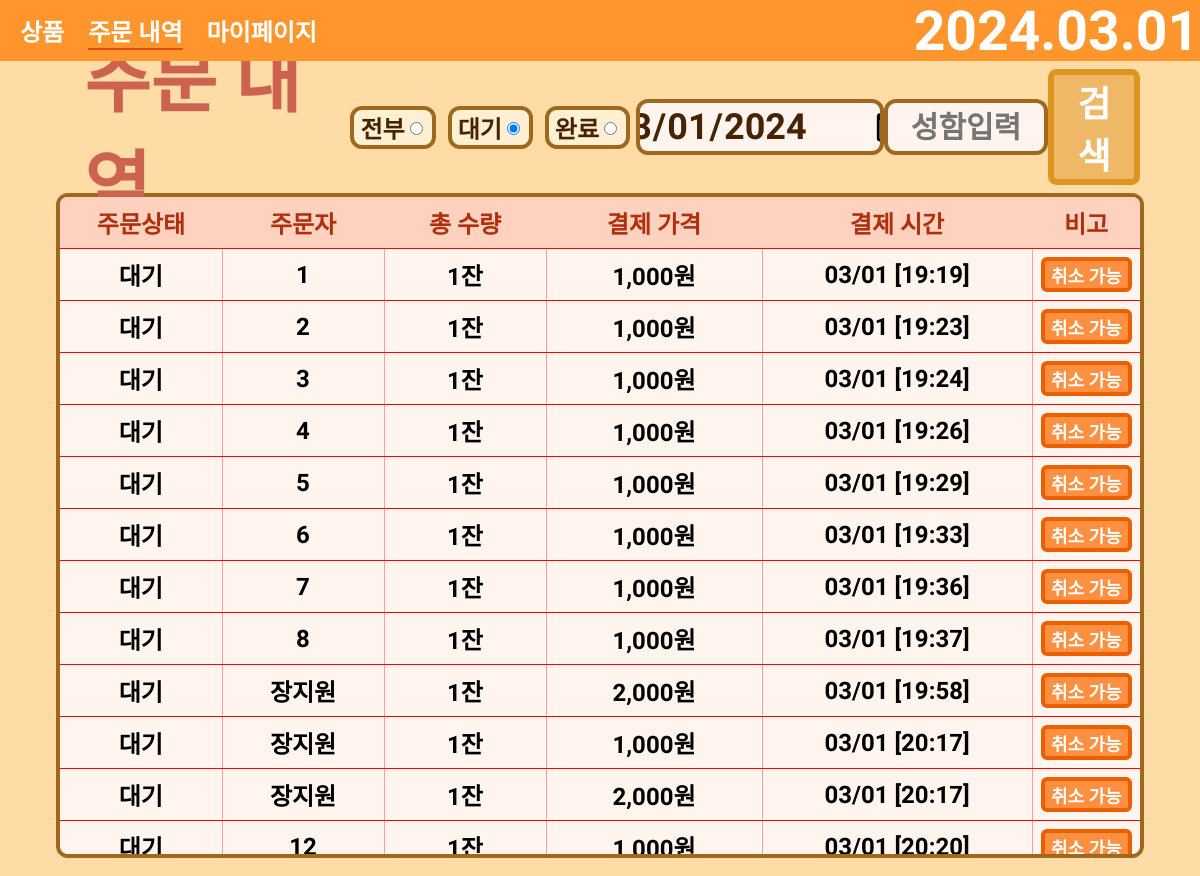
Screenshot of /OrderData/ with the database file from the repository.
### main/models.py (models this page shows)
class OrderList(models.Model):
    ORDER_STATUS_CHOICES = [
        ('pending', '대기'),
        ('processing', '진행중'),
        ('completed', '완료됨'),
    ]
    order_menu = models.CharField(max_length=255)
    total_price = models.DecimalField(max_digits=10, decimal_places=0, default=0, null=True)
    total_quantity = models.DecimalField(max_digits=10, decimal_places=0, default=0, null=True)
    phone_number = models.CharField(max_length=15, null=True)
    order_name = models.CharField(max_length=255)
    modified_at = models.DateTimeField(auto_now=True)  # 현재 시간으로 기본값 설정
    order_status = models.CharField(max_length=20, choices=ORDER_STATUS_CHOICES, default='pending')

### main/views.py (the view)
# urls.py: path('OrderData/', OrderData.as_view()),
class OrderData(APIView):
    def get(self, request):
        today = timezone.now().date()
        order_list = OrderList.objects.filter(modified_at__date=today)
        context = {
            'today': today,
            'order_list': order_list,
        }
        return render(request, 'main/order_data.html', context)

### templates/main/order_data.html (shortened to what this page needs)
<!DOCTYPE html>
<html lang="en">
<head>
    {% load static %}
    <link rel="stylesheet" type="text/css" href="{% static 'order_data/order_data.css' %}">
</head>
<body>
<div class="app-container">
    <nav class="navbar">
        <div class="logo-section">
            <a class="nav_item" href="/">상품</a>
            <a class="nav_item pick" href="/OrderData">주문 내역</a>
            <a class="nav_item" href="/manager">마이페이지</a>
        </div>
        <div class="nav-left">
            <div class="date-time-section">{{ today|date:"Y.m.d" }}</div>
        </div>
    </nav>
</div>
<div class="order-section">
    <div class="order-container">
        <div class="order-header">
            <a class="order-header-left" href="{% url 'download-excel' %}">
                주문 내역
            </a>
            <div class="order-header-right">
                <form class="order-radio">
                    <div class="order-status">
                        <label for="전부">전부</label>
                        <input type="radio" id="전부" name="status" value="">
                    </div>
                    <div class="order-status">
                        <label for="대기">대기</label>
                        <input type="radio" id="대기" name="status" value="대기" checked>
                    </div>
                    <div class="order-status">
                        <label for="완료">완료</label>
                        <input type="radio" id="완료" name="status" value="완료">
                    </div>
                </form>
                <div class="order-input">
                    <input type="date" id="dateInput" class="order-input-select" onclick="OrderDataSearch()">
                    <input type="text" id="nameInput" class="order-input-select name" placeholder="성함입력" onclick="OrderDataSearch()">
                    <div class="order-search" onclick="OrderDataSearch()">검색</div>
                </div>
            </div>
        </div>
        <div class="order-body">
            <table>
                <thead>
                <tr>
                    <th class="order-status-column">주문상태</th>
                    <th class="order-name-column">주문자</th>
                    <th class="total-quantity-column">총 수량</th>
                    <th class="total-price-column">결제 가격</th>
                    <th class="modified-at-column">결제 시간</th>
                    <th class="order-etc">비고</th>
                </tr>
                </thead>
                <tbody id="order-data-table">
                {% for data in order_list %}
                <tr>
                    <td class="order-status-column">{{ data.order_status }}</td>
                    <td class="order-name-column">{{ data.order_name }}</td>
                    <td class="total-quantity-column">{{ data.total_quantity }}잔</td>
                    {% load humanize %}
                    <td class="total-price-column">{{ data.total_price|intcomma }}원</td>
                    <td class="modified-at-column">{{ data.modified_at|date:"m/d [H:i]" }}</td>
                    {% if data.order_status == '대기' %}
                    <td class="order-etc">
                        <div class="delete" onclick="order_delete(this)">취소 가능</div>
                    </td>
                    {% else %}
                    <td class="order-etc">
                        <div class="complete">취소 불가</div>
                    </td>
                    {% endif %}
                </tr>
                {% endfor %}
                </tbody>
            </table>
        </div>
    </div>
</div>
</body>
</html>

### static/order_data/order_data.css (style rules this page uses)
:root { --font-googleTitan_One: 'Titan_One', cursive; --font-googleNanum_Pen_Script: 'Nanum_Pen_Script', cursive; --font-googleSingle_Day: 'Single_Day', cursive; --font-googleGamja_Flower: 'Gamja_Flower', cursive; --font-googleDongle-Bold: 'Dongle-Bold', cursive; --font-googleDongle-Light: 'Dongle-Bold', cursive; --font-googleDongle-Regular: 'Dongle-Bold', cursive; }
.navbar { display: flex; justify-content: space-between; align-items: center; height: 7vh; background-color: #ff962d; position: fixed; top: 0; left: 0; right: 0; z-index: 1; }
.nav_item { margin-left: 20px; font-size: 1.5rem; font-weight: bold; color: #ffffff; text-decoration: none; }
.pick { padding-bottom: 0.2vh; border-bottom: 0.2vw solid #e34a1c; }
.nav-left { display: flex; flex-direction: row; justify-content: center; align-items: center; }
.date-time-section { font-size: 2.3vw; font-weight: bold; color: white; margin-right: 6vw; font-family: 'Dongle', sans-serif; scale: 2 }
.date-time-section { display: flex; flex-direction: row; align-items: flex-end; }
.order-section { display: flex; flex-direction: column; justify-content: space-between; align-items: center; position: fixed; width: 100%; height: 100%; top: 0; right: 0; background-color: #ffdba5; }
.order-container { position: absolute; top: 7vh; display: flex; flex-direction: column; justify-content: start; align-items: center; width: 90vw; height: 100%; }
.order-header { ; display: flex; flex-direction: row; justify-content: space-between; align-items: center; width: 100%; font-weight: bold; color: #ffffff; margin: 0.5rem 0; }
.order-header-left { color: #cc6351; width: 10vw; font-size: 3vw; font-family: 'Dongle', sans-serif; scale: 2; margin-left: 7vw; text-decoration: none !important; }
.order-header-right { display: flex; flex-direction: row; justify-content: space-between; align-items: center; }
.order-radio { display: flex; flex-direction: row; justify-content: space-between; align-items: center; font-size: 2vw; font-family: 'Gamja Flower', sans-serif; }
.order-status { display: flex; flex-direction: row; justify-content: center; align-items: center; padding: 0 0.5vw; border: 0.4vw solid #9f681f; margin: 0 0.5vw; border-radius: 1vw; background-color: #fff0d3; color: #462304; }
.order-input { display: flex; flex-direction: row; justify-content: space-between; align-items: center; width: 42vw; }
.order-input-select { display: flex; flex-direction: row; justify-content: center; align-items: center; border: 0.4vw solid #9f681f; border-radius: 1vw; background-color: #fff5ee; color: #462304; padding: 0 1vw; font-size: 3vw; height: 4vw; font-family: 'Gamja Flower', sans-serif; font-weight: 600; width: 18vw; }
.name { text-align: center; width: 11vw; font-size: 2.5vw; }
.order-search { display: flex; flex-direction: row; justify-content: center; align-items: center; font-size: 3vw; border: 0.5vw solid #de951f; border-radius: .7vw; background-color: #efb866; text-align: center; font-family: 'Nanum Pen Script', cursive; padding: 0 1vw; }
.order-body { display: flex; flex-direction: column; justify-content: start; align-items: stretch; width: 100%; height: 75vh; border: 0.4vw solid #9f681f; border-radius: 1vw; background-color: #fff5ee; font-family: 'Dongle', sans-serif; overflow-y: auto; }
table { width: 100%; border-collapse: collapse; color: black; }
thead { height: 5vh; }
thead th { position: sticky; top: 0; background-color: #ffd2c0; z-index: 1; font-family: 'Gamja Flower', sans-serif; font-size: 2vw; color: #af300e; }
th, td { text-align: center; padding: 8px; border-bottom: 1px solid #ff0000; font-size: 2vw; font-weight: 600; font-family: "Gowun Dodum", sans-serif; font-style: normal; }
th { background-color: #f2f2f2; }
td:not(:last-child) { border-right: 1px solid #ff9c9c; }
tr { width: 100%; }
.order-status-column { width: 15% !important; }
.order-name-column { width: 15% !important; }
.total-quantity-column { width: 15% !important; }
.total-price-column { width: 20% !important; }
.modified-at-column { width: 25% !important; }
.order-etc { width: 10% !important; }
.delete { font-size: 1.5vw; display: flex; flex-direction: row; justify-content: center; align-items: center; border: 4px solid #ec5f00; border-radius: 0.5vw; background-color: #ff9041; color: #ffffff; padding: 0.5vh 0.1vw; font-weight: bold; transition: all 0.4s; height: 1.5vw; }

### rows the page displays
OrderList: order_status "대기", order_name "1", total_quantity "1", total_price "1,000", modified_at "03/01 [19:19]", shows "취소 가능"
OrderList: order_status "대기", order_name "2", total_quantity "1", total_price "1,000", modified_at "03/01 [19:23]", shows "취소 가능"
OrderList: order_status "대기", order_name "3", total_quantity "1", total_price "1,000", modified_at "03/01 [19:24]", shows "취소 가능"
OrderList: order_status "대기", order_name "4", total_quantity "1", total_price "1,000", modified_at "03/01 [19:26]", shows "취소 가능"
OrderList: order_status "대기", order_name "5", total_quantity "1", total_price "1,000", modified_at "03/01 [19:29]", shows "취소 가능"
OrderList: order_status "대기", order_name "6", total_quantity "1", total_price "1,000", modified_at "03/01 [19:33]", shows "취소 가능"
OrderList: order_status "대기", order_name "7", total_quantity "1", total_price "1,000", modified_at "03/01 [19:36]", shows "취소 가능"
OrderList: order_status "대기", order_name "8", total_quantity "1", total_price "1,000", modified_at "03/01 [19:37]", shows "취소 가능"
OrderList: order_status "대기", order_name "장지원", total_quantity "1", total_price "2,000", modified_at "03/01 [19:58]", shows "취소 가능"
OrderList: order_status "대기", order_name "장지원", total_quantity "1", total_price "1,000", modified_at "03/01 [20:17]", shows "취소 가능"
OrderList: order_status "대기", order_name "장지원", total_quantity "1", total_price "2,000", modified_at "03/01 [20:17]", shows "취소 가능"
OrderList: order_status "대기", order_name "12", total_quantity "1", total_price "1,000", modified_at "03/01 [20:20]", shows "취소 가능"
